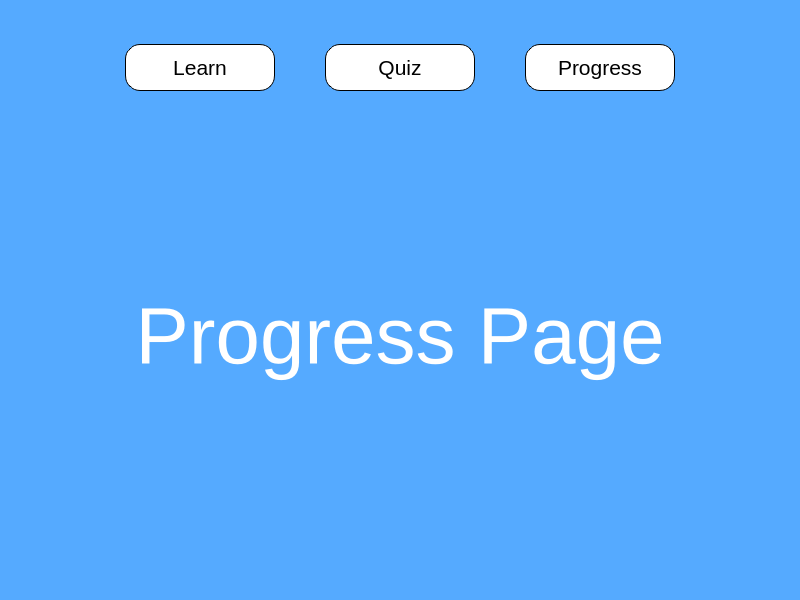
<?xml version="1.0" encoding="UTF-8"?>
<ui version="4.0">
 <class>ProgressPage</class>
 <widget class="QMainWindow" name="ProgressPage">
  <property name="geometry">
   <rect>
    <x>0</x>
    <y>0</y>
    <width>800</width>
    <height>600</height>
   </rect>
  </property>
  <property name="minimumSize">
   <size>
    <width>800</width>
    <height>600</height>
   </size>
  </property>
  <property name="windowTitle">
   <string>MusGator</string>
  </property>
  <property name="styleSheet">
   <string notr="true">background-color: rgb(85, 170, 255);</string>
  </property>
  <widget class="QWidget" name="centralwidget">
   <layout class="QGridLayout" name="gridLayout">
    <item row="0" column="0">
     <layout class="QVBoxLayout" name="pageLayout" stretch="1,5">
      <property name="leftMargin">
       <number>15</number>
      </property>
      <property name="topMargin">
       <number>15</number>
      </property>
      <property name="rightMargin">
       <number>15</number>
      </property>
      <property name="bottomMargin">
       <number>15</number>
      </property>
      <item>
       <layout class="QHBoxLayout" name="buttonsLayout" stretch="1,1,0,1,0,1,1">
        <property name="spacing">
         <number>0</number>
        </property>
        <property name="leftMargin">
         <number>0</number>
        </property>
        <property name="topMargin">
         <number>20</number>
        </property>
        <property name="rightMargin">
         <number>0</number>
        </property>
        <property name="bottomMargin">
         <number>20</number>
        </property>
        <item>
         <spacer name="horizontalSpacer_3">
          <property name="orientation">
           <enum>Qt::Horizontal</enum>
          </property>
          <property name="sizeHint" stdset="0">
           <size>
            <width>40</width>
            <height>20</height>
           </size>
          </property>
         </spacer>
        </item>
        <item>
         <widget class="QPushButton" name="learnButton">
          <property name="sizePolicy">
           <sizepolicy hsizetype="Minimum" vsizetype="Minimum">
            <horstretch>0</horstretch>
            <verstretch>0</verstretch>
           </sizepolicy>
          </property>
          <property name="minimumSize">
           <size>
            <width>150</width>
            <height>40</height>
           </size>
          </property>
          <property name="maximumSize">
           <size>
            <width>300</width>
            <height>60</height>
           </size>
          </property>
          <property name="font">
           <font>
            <family>Arial</family>
            <pointsize>16</pointsize>
           </font>
          </property>
          <property name="styleSheet">
           <string notr="true">background-color: rgb(255, 255, 255);
border: 1px solid black;
border-radius: 15%;</string>
          </property>
          <property name="text">
           <string>Learn</string>
          </property>
         </widget>
        </item>
        <item>
         <spacer name="horizontalSpacer">
          <property name="orientation">
           <enum>Qt::Horizontal</enum>
          </property>
          <property name="sizeHint" stdset="0">
           <size>
            <width>50</width>
            <height>20</height>
           </size>
          </property>
         </spacer>
        </item>
        <item>
         <widget class="QPushButton" name="quizButton">
          <property name="sizePolicy">
           <sizepolicy hsizetype="Minimum" vsizetype="Minimum">
            <horstretch>0</horstretch>
            <verstretch>0</verstretch>
           </sizepolicy>
          </property>
          <property name="minimumSize">
           <size>
            <width>150</width>
            <height>40</height>
           </size>
          </property>
          <property name="maximumSize">
           <size>
            <width>300</width>
            <height>60</height>
           </size>
          </property>
          <property name="font">
           <font>
            <family>Arial</family>
            <pointsize>16</pointsize>
           </font>
          </property>
          <property name="styleSheet">
           <string notr="true">background-color: rgb(255, 255, 255);
border: 1px solid black;
border-radius: 15%;</string>
          </property>
          <property name="text">
           <string>Quiz</string>
          </property>
         </widget>
        </item>
        <item>
         <spacer name="horizontalSpacer_2">
          <property name="orientation">
           <enum>Qt::Horizontal</enum>
          </property>
          <property name="sizeHint" stdset="0">
           <size>
            <width>50</width>
            <height>20</height>
           </size>
          </property>
         </spacer>
        </item>
        <item>
         <widget class="QPushButton" name="progressButton">
          <property name="sizePolicy">
           <sizepolicy hsizetype="Minimum" vsizetype="Minimum">
            <horstretch>0</horstretch>
            <verstretch>0</verstretch>
           </sizepolicy>
          </property>
          <property name="minimumSize">
           <size>
            <width>150</width>
            <height>40</height>
           </size>
          </property>
          <property name="maximumSize">
           <size>
            <width>300</width>
            <height>60</height>
           </size>
          </property>
          <property name="font">
           <font>
            <family>Arial</family>
            <pointsize>16</pointsize>
           </font>
          </property>
          <property name="styleSheet">
           <string notr="true">background-color: rgb(255, 255, 255);
border: 1px solid black;
border-radius: 15%;</string>
          </property>
          <property name="text">
           <string>Progress</string>
          </property>
         </widget>
        </item>
        <item>
         <spacer name="horizontalSpacer_4">
          <property name="orientation">
           <enum>Qt::Horizontal</enum>
          </property>
          <property name="sizeHint" stdset="0">
           <size>
            <width>40</width>
            <height>20</height>
           </size>
          </property>
         </spacer>
        </item>
       </layout>
      </item>
      <item>
       <widget class="QLabel" name="label">
        <property name="font">
         <font>
          <family>Arial</family>
          <pointsize>60</pointsize>
         </font>
        </property>
        <property name="styleSheet">
         <string notr="true">color: rgb(255, 255, 255);</string>
        </property>
        <property name="text">
         <string>Progress Page</string>
        </property>
        <property name="alignment">
         <set>Qt::AlignCenter</set>
        </property>
       </widget>
      </item>
     </layout>
    </item>
   </layout>
  </widget>
  <widget class="QMenuBar" name="menubar">
   <property name="geometry">
    <rect>
     <x>0</x>
     <y>0</y>
     <width>800</width>
     <height>22</height>
    </rect>
   </property>
  </widget>
  <widget class="QStatusBar" name="statusbar"/>
 </widget>
 <resources/>
 <connections/>
</ui>
